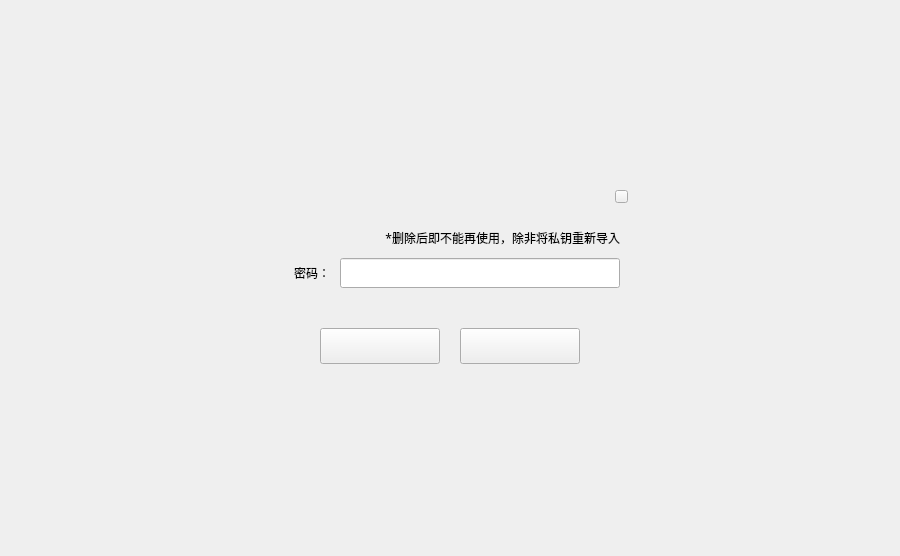
<?xml version="1.0" encoding="UTF-8"?>
<ui version="4.0">
 <class>DeleteAccountDialog</class>
 <widget class="QDialog" name="DeleteAccountDialog">
  <property name="geometry">
   <rect>
    <x>0</x>
    <y>0</y>
    <width>900</width>
    <height>556</height>
   </rect>
  </property>
  <property name="font">
   <font>
    <family>微软雅黑</family>
   </font>
  </property>
  <property name="windowTitle">
   <string>Dialog</string>
  </property>
  <widget class="QWidget" name="widget" native="true">
   <property name="geometry">
    <rect>
     <x>0</x>
     <y>0</y>
     <width>900</width>
     <height>556</height>
    </rect>
   </property>
   <widget class="QWidget" name="containerWidget" native="true">
    <property name="geometry">
     <rect>
      <x>260</x>
      <y>178</y>
      <width>380</width>
      <height>200</height>
     </rect>
    </property>
    <widget class="QToolButton" name="cancelBtn">
     <property name="geometry">
      <rect>
       <x>200</x>
       <y>150</y>
       <width>120</width>
       <height>36</height>
      </rect>
     </property>
     <property name="cursor">
      <cursorShape>PointingHandCursor</cursorShape>
     </property>
     <property name="styleSheet">
      <string notr="true"/>
     </property>
     <property name="text">
      <string/>
     </property>
    </widget>
    <widget class="QLabel" name="label_2">
     <property name="geometry">
      <rect>
       <x>80</x>
       <y>50</y>
       <width>280</width>
       <height>20</height>
      </rect>
     </property>
     <property name="font">
      <font>
       <family>微软雅黑</family>
      </font>
     </property>
     <property name="styleSheet">
      <string notr="true"/>
     </property>
     <property name="text">
      <string>*删除后即不能再使用，除非将私钥重新导入</string>
     </property>
     <property name="alignment">
      <set>Qt::AlignRight|Qt::AlignTrailing|Qt::AlignVCenter</set>
     </property>
    </widget>
    <widget class="QLineEdit" name="pwdLineEdit">
     <property name="geometry">
      <rect>
       <x>80</x>
       <y>80</y>
       <width>280</width>
       <height>30</height>
      </rect>
     </property>
     <property name="font">
      <font>
       <family>微软雅黑</family>
      </font>
     </property>
     <property name="styleSheet">
      <string notr="true"/>
     </property>
     <property name="echoMode">
      <enum>QLineEdit::Password</enum>
     </property>
    </widget>
    <widget class="QToolButton" name="okBtn">
     <property name="geometry">
      <rect>
       <x>60</x>
       <y>150</y>
       <width>120</width>
       <height>36</height>
      </rect>
     </property>
     <property name="cursor">
      <cursorShape>PointingHandCursor</cursorShape>
     </property>
     <property name="styleSheet">
      <string notr="true"/>
     </property>
     <property name="text">
      <string/>
     </property>
    </widget>
    <widget class="QLabel" name="label">
     <property name="geometry">
      <rect>
       <x>0</x>
       <y>80</y>
       <width>70</width>
       <height>30</height>
      </rect>
     </property>
     <property name="text">
      <string>密码：</string>
     </property>
     <property name="alignment">
      <set>Qt::AlignRight|Qt::AlignTrailing|Qt::AlignVCenter</set>
     </property>
    </widget>
    <widget class="QLabel" name="tipLabel2">
     <property name="geometry">
      <rect>
       <x>90</x>
       <y>120</y>
       <width>200</width>
       <height>16</height>
      </rect>
     </property>
     <property name="text">
      <string/>
     </property>
    </widget>
    <widget class="QToolButton" name="closeBtn">
     <property name="geometry">
      <rect>
       <x>355</x>
       <y>12</y>
       <width>13</width>
       <height>13</height>
      </rect>
     </property>
     <property name="cursor">
      <cursorShape>PointingHandCursor</cursorShape>
     </property>
     <property name="focusPolicy">
      <enum>Qt::NoFocus</enum>
     </property>
     <property name="styleSheet">
      <string notr="true"/>
     </property>
     <property name="text">
      <string/>
     </property>
    </widget>
   </widget>
  </widget>
 </widget>
 <resources/>
 <connections/>
</ui>
